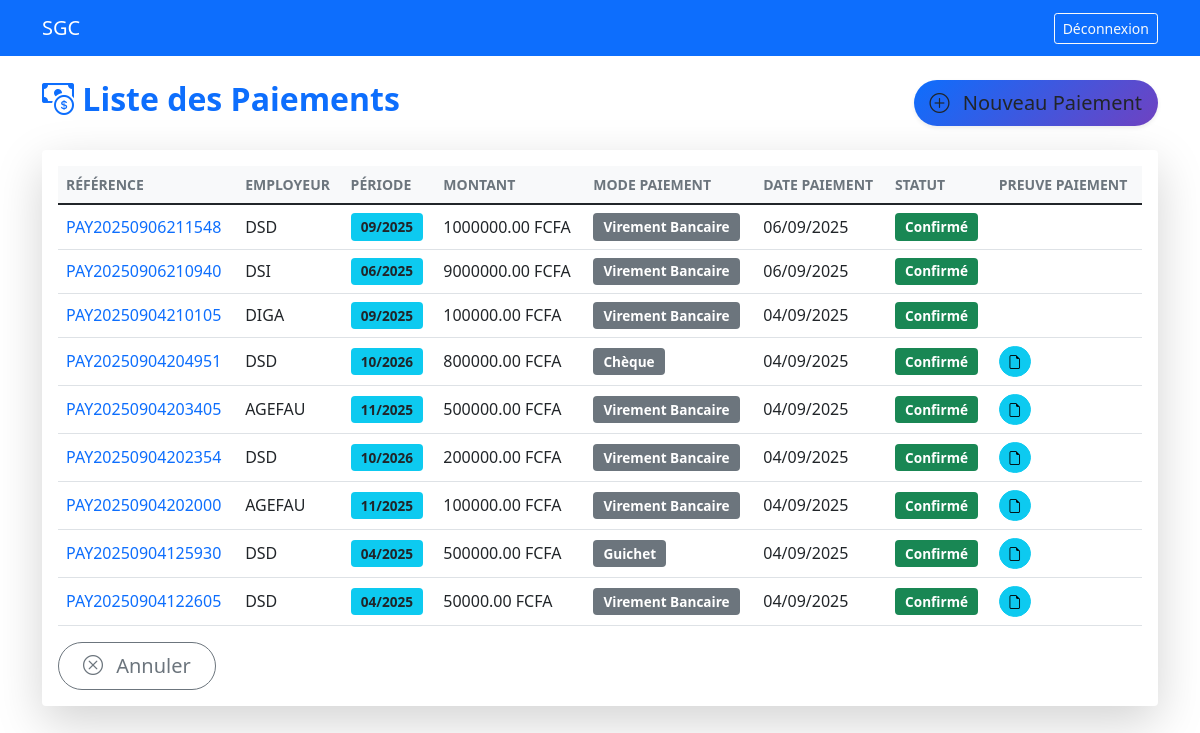
The page /paiements/ (signed in) on the database its author committed.
### core/models.py (models this page shows, shortened)
class Paiement(models.Model):
    MODE_PAIEMENT_CHOICES = (
        ('virement', 'Virement Bancaire'),
        ('cheque', 'Chèque'),
        ('mobile', 'Paiement Mobile'),
        ('guichet', 'Guichet'),
    )
    STATUT_PAIEMENT_CHOICES = (
        ('initie', 'Initié'),
        ('confirme', 'Confirmé'),
        ('rejete', 'Rejeté'),
    )
    reference = models.CharField(max_length=50, unique=True)
    declaration = models.ForeignKey(Declaration, on_delete=models.PROTECT, related_name='paiements')
    montant = models.DecimalField(max_digits=15, decimal_places=2, validators=[MinValueValidator(0)])
    mode_paiement = models.CharField(max_length=20, choices=MODE_PAIEMENT_CHOICES)
    date_paiement = models.DateField()
    date_reception = models.DateTimeField(auto_now_add=True)
    statut = models.CharField(max_length=20, choices=STATUT_PAIEMENT_CHOICES, default='initie')
    preuve_paiement = models.FileField(upload_to='preuves_paiement/%Y/%m/', null=True, blank=True)
    enregistre_par = models.ForeignKey(CustomUser, on_delete=models.PROTECT)

class Declaration(models.Model):
    STATUT_CHOICES = (
        ('brouillon', 'Brouillon'),
        ('soumis', 'Soumis'),
        ('valide', 'Validé'),
        ('rejete', 'Rejeté'),
    )
    employeur = models.ForeignKey(Employeur, on_delete=models.CASCADE, related_name='declarations')
    periode = models.DateField()  # Premier jour du mois de déclaration
    date_soumission = models.DateTimeField(null=True, blank=True)
    montant_total_cotisations = models.DecimalField(max_digits=15, decimal_places=2, default=0)
    statut = models.CharField(max_length=20, choices=STATUT_CHOICES, default='brouillon')
    created_by = models.ForeignKey(CustomUser, on_delete=models.PROTECT)
    created_at = models.DateTimeField(auto_now_add=True)
    class Meta:
        unique_together = ['employeur', 'periode']

class Employeur(models.Model):
    STATUT_CHOICES = (
        ('prospecte', 'Prospecté'),
        ('dossier_soumis', 'Dossier Soumis'),
        ('en_cours', 'En Cours de Validation'),
        ('valide', 'Validé'),
        ('rejete', 'Rejeté'),
    )
    numero_immatriculation = models.CharField(max_length=20, unique=True, blank=True)
    raison_sociale = models.CharField(max_length=200)
    nif = models.CharField(max_length=50, unique=True)
    rccm = models.CharField(max_length=50, unique=True)
    secteur_activite = models.ForeignKey(SecteurActivite, on_delete=models.PROTECT)
    region = models.ForeignKey(Region, on_delete=models.PROTECT)
    adresse = models.TextField()
    latitude = models.DecimalField(max_digits=9, decimal_places=6, null=True, blank=True)
    longitude = models.DecimalField(max_digits=9, decimal_places=6, null=True, blank=True)
    contact_nom = models.CharField(max_length=100)
    contact_email = models.EmailField()
    contact_telephone = models.CharField(max_length=20)
    statut = models.CharField(max_length=20, choices=STATUT_CHOICES, default='prospecte')
    motif_rejet = models.TextField(blank=True)
    date_creation = models.DateTimeField(auto_now_add=True)
    date_validation = models.DateTimeField(null=True, blank=True)
    agent = models.ForeignKey(CustomUser, on_delete=models.PROTECT, related_name='employeurs_crees')
    validated_by = models.ForeignKey(CustomUser, on_delete=models.PROTECT, null=True, blank=True, related_name='employeurs_valides')

### core/views.py (the view)
# urls.py: path('paiements/', views.paiement_list, name='paiement_list'),
@login_required
def paiement_list(request):
    paiements = Paiement.objects.all().order_by('-date_reception')
    return render(request, 'paiement_list.html', {'paiements': paiements})

### templates/paiement_list.html (shortened to what this page needs)
{% extends "base.html" %}
{% block content %}
<div class="d-flex justify-content-between align-items-center mb-4">
    <h2 class="fw-bold text-primary">
        <i class="bi bi-cash-coin"></i> Liste des Paiements
    </h2>
    <a href="{% url 'paiement_create' %}" class="btn btn-lg btn-gradient-primary shadow-sm rounded-pill">
        <i class="bi bi-plus-circle me-2"></i> Nouveau Paiement
    </a>
</div>
<div class="card shadow-lg border-0 rounded-4">
    <div class="card-body p-3">
        <div class="table-responsive">
            <table class="table align-middle table-hover">
                <thead class="table-light text-uppercase text-muted small">
                    <tr>
                        <th>Référence</th>
                        <th>Employeur</th>
                        <th>Période</th>
                        <th>Montant</th>
                        <th>Mode Paiement</th>
                        <th>Date Paiement</th>
                        <th>Statut</th>
                        <th>Preuve Paiement</th>
                    </tr>
                </thead>
                <tbody>
                    {% for paiement in paiements %}
                    <tr>
                        <td class="fw-semibold text-primary">{{ paiement.reference }}</td>
                        <td>{{ paiement.declaration.employeur.raison_sociale }}</td>
                        <td><span class="badge bg-info text-dark">{{ paiement.declaration.periode|date:"m/Y" }}</span></td>
                        <td>{{ paiement.montant|floatformat:2 }} FCFA</td>
                        <td><span class="badge bg-secondary">{{ paiement.get_mode_paiement_display }}</span></td>
                        <td>{{ paiement.date_paiement|date:"d/m/Y" }}</td>
                        <td>
                            <span class="badge bg-{% if paiement.statut == 'confirme' %}success{% elif paiement.statut == 'rejete' %}danger{% else %}warning text-dark{% endif %}">
                                {{ paiement.get_statut_display }}
                            </span>
                        </td>
                        <td>
                            {% if paiement.preuve_paiement %}
                            <a href="{{ paiement.preuve_paiement.url }}" target="_blank" class="btn btn-sm btn-info rounded-pill" title="Voir preuve">
                                <i class="bi bi-file-earmark"></i>
                            </a>
                            {% endif %}
                        </td>
                    </tr>
                    {% endfor %}
                </tbody>
            </table>
        </div>
        <a href="{% url 'dashboard' %}" class="btn btn-lg btn-outline-secondary rounded-pill px-4">
                            <i class="bi bi-x-circle me-2"></i> Annuler
        </a>
    </div>
</div>
{% endblock %}

### templates/paiement_list.html (style rules this page uses)
.btn-gradient-primary { background: linear-gradient(135deg, #0d6efd, #6f42c1); border: none; transition: all 0.3s ease; }
.card { transition: transform 0.2s ease, box-shadow 0.2s ease; }
.badge { font-size: 0.85rem; padding: 0.5em 0.75em; }

### rows shown on the page
Paiement: reference "PAY20250906211548", declaration.employeur.raison_sociale "DSD", declaration.periode "09/2025", montant "1000000.00", mode_paiement "Virement Bancaire", date_paiement "06/09/2025", statut "Confirmé"
Paiement: reference "PAY20250906210940", declaration.employeur.raison_sociale "DSI", declaration.periode "06/2025", montant "9000000.00", mode_paiement "Virement Bancaire", date_paiement "06/09/2025", statut "Confirmé"
Paiement: reference "PAY20250904210105", declaration.employeur.raison_sociale "DIGA", declaration.periode "09/2025", montant "100000.00", mode_paiement "Virement Bancaire", date_paiement "04/09/2025", statut "Confirmé"
Paiement: reference "PAY20250904204951", declaration.employeur.raison_sociale "DSD", declaration.periode "10/2026", montant "800000.00", mode_paiement "Chèque", date_paiement "04/09/2025", statut "Confirmé"
Paiement: reference "PAY20250904203405", declaration.employeur.raison_sociale "AGEFAU", declaration.periode "11/2025", montant "500000.00", mode_paiement "Virement Bancaire", date_paiement "04/09/2025", statut "Confirmé"
Paiement: reference "PAY20250904202354", declaration.employeur.raison_sociale "DSD", declaration.periode "10/2026", montant "200000.00", mode_paiement "Virement Bancaire", date_paiement "04/09/2025", statut "Confirmé"
Paiement: reference "PAY20250904202000", declaration.employeur.raison_sociale "AGEFAU", declaration.periode "11/2025", montant "100000.00", mode_paiement "Virement Bancaire", date_paiement "04/09/2025", statut "Confirmé"
Paiement: reference "PAY20250904125930", declaration.employeur.raison_sociale "DSD", declaration.periode "04/2025", montant "500000.00", mode_paiement "Guichet", date_paiement "04/09/2025", statut "Confirmé"
Paiement: reference "PAY20250904122605", declaration.employeur.raison_sociale "DSD", declaration.periode "04/2025", montant "50000.00", mode_paiement "Virement Bancaire", date_paiement "04/09/2025", statut "Confirmé"
